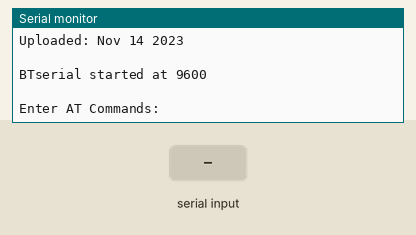
Simulated run of this sketch. Board: Arduino Uno, built with avr-gcc and run on an emulated ATmega328P. Shown: the last lines printed to the serial monitor. The test bench sets the inputs (shaded band).

Above: at 1.2 s.
1.3 s: "1\n" received over Serial
At 2.1 s:
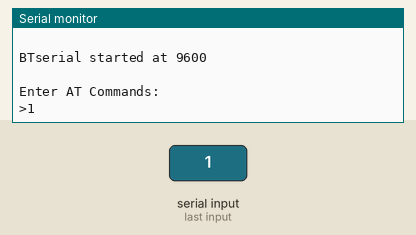
2.8 s: "1\n" received over the second serial link
At 4.0 s:
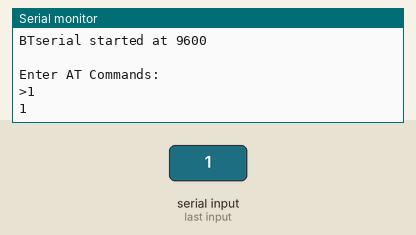
4.3 s: byte 10 (10) received over Serial
At 5.5 s:
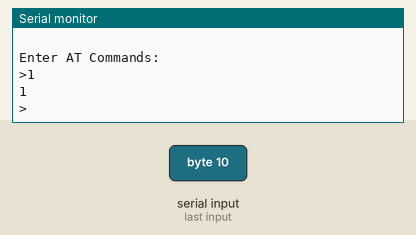
5.8 s: "0\n" received over Serial
At 6.7 s:
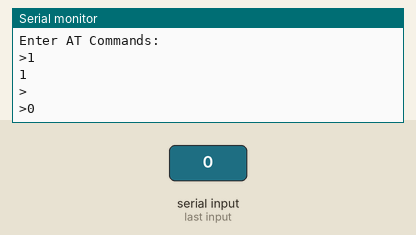
7.3 s: "0\n" received over the second serial link
At 7.7 s:
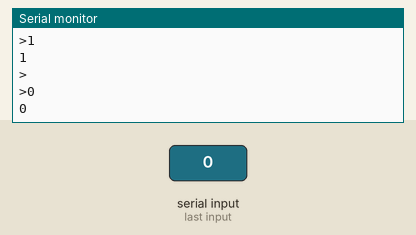

The sketch:

BluetoothConfig.ino
```cpp
//  SerialIn_SerialOut_HM-10_01
//
//  Uses hardware serial to talk to the host computer and AltSoftSerial for communication with the bluetooth module
//
//  What ever is entered in the serial monitor is sent to the connected device
//  Anything received from the connected device is copied to the serial monitor
//  Does not send line endings to the HM-10
//
//  Pins
//  BT VCC to Arduino 5V out.
//  BT GND to GND
//  Arduino D8 (SS RX) - BT TX no need voltage divider
//  Arduino D9 (SS TX) - BT RX through a voltage divider (5v to 3.3v)
//

#include <SoftwareSerial.h>
SoftwareSerial BTserial(2,3);


char c = ' ';
boolean NL = true;

void setup()
{
    Serial.begin(9600);
    Serial.print("Sketch:   ");
    Serial.println(" ");
    Serial.print("Uploaded: ");   Serial.println(__DATE__);
    Serial.println(" ");

    BTserial.begin(9600);
    Serial.println("BTserial started at 9600");
    Serial.println(" ");
    Serial.println("Enter AT Commands:");
}

void loop()
{
    // Read from the Bluetooth module and send to the Arduino Serial Monitor
    if (BTserial.available())
    {
        c = BTserial.read();
        Serial.write(c);
    }
    // Read from the Serial Monitor and send to the Bluetooth module
    if (Serial.available())
    {
        c = Serial.read();
        if (c != 10 & c != 13 )
        {
             BTserial.write(c);
        }
        // Echo the user input to the main window. The ">" character indicates the user entered text.
        if (NL) { Serial.print("\r\n>");  NL = false; }
        Serial.write(c);
        if (c == 10) { NL = true; }
    }
}
```

Measured:
- after the input at 1.3 s, the serial monitor: prints a new line at once (image 1)
- after the input at 2.8 s, the serial monitor: prints a new line at once (image 2)
- after the input at 4.3 s, the serial monitor: prints a new line at once (image 3)
- after the input at 5.8 s, the serial monitor: prints a new line at once (image 4)
- after the input at 7.3 s, the serial monitor: prints a new line at once (image 5)
